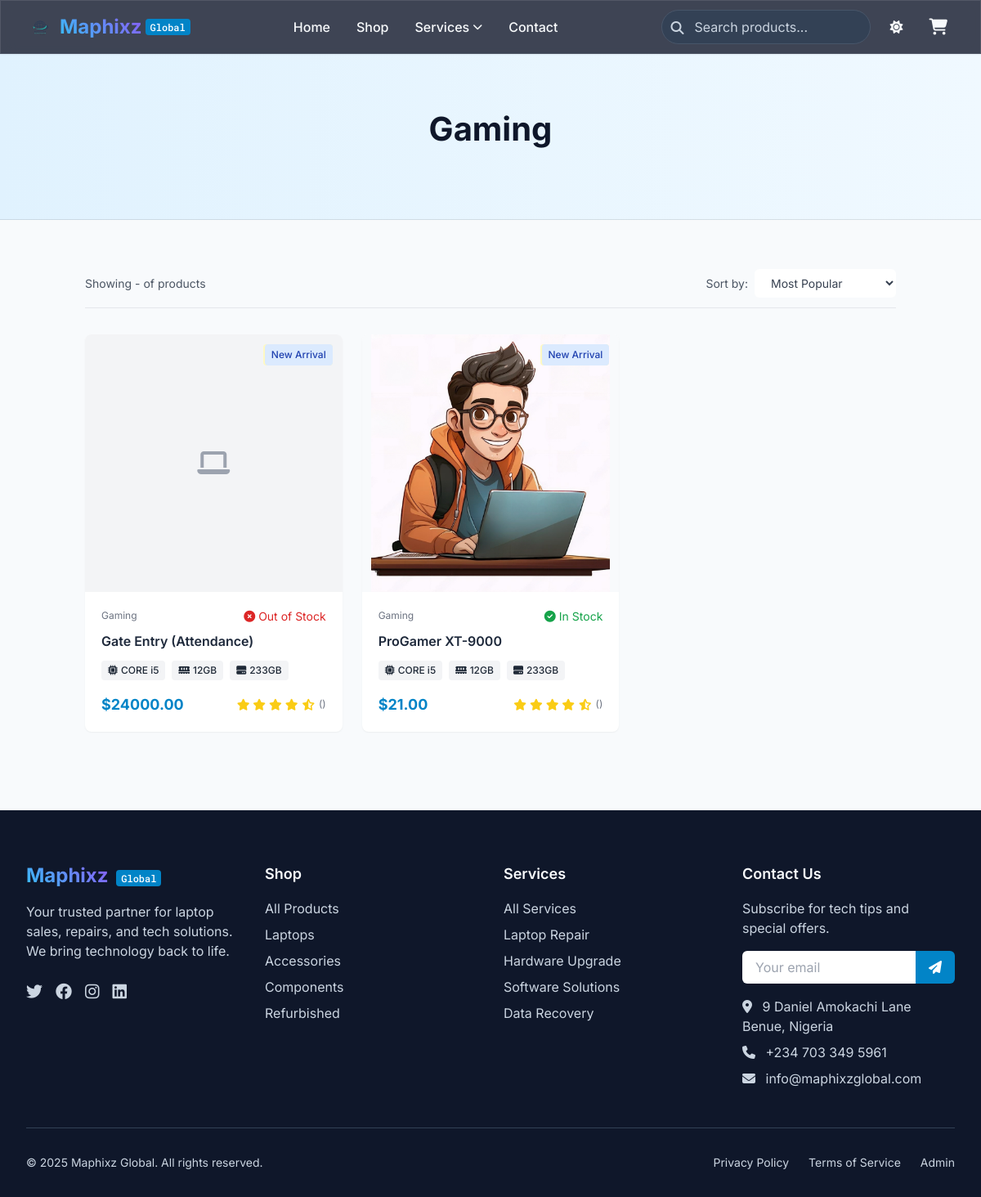
/category/game/ (signed in), run on the app's committed database.
### store/models.py (models this page shows, shortened)
class Category(models.Model):
    TYPE_CHOICES = [
        ('laptop', 'Laptop'),
        ('accessory', 'Accessory'),
        ('part', 'Component/Part'),
        ('service', 'Repair Service'),
    ]
    ICON_CHOICES = [
        ('laptop', 'fa-laptop'),
        ('desktop', 'fa-desktop'),
        ('mobile', 'fa-mobile-alt'),
        ('cpu', 'fa-microchip'),
        ('ram', 'fa-memory'),
        ('storage', 'fa-hdd'),
        ('repair', 'fa-tools'),
        ('accessory', 'fa-keyboard'),
    ]
    name = models.CharField(max_length=100, unique=True)
    slug = models.SlugField(max_length=100, unique=True)
    description = models.TextField(blank=True)
    category_type = models.CharField(
        max_length=20,
        choices=TYPE_CHOICES,
        default='laptop',
        help_text="Type of products in this category"
    )
    icon = models.CharField(
        max_length=20,
        choices=ICON_CHOICES,
        default='laptop',
        help_text="Icon to represent this category"
    )
    image = models.ImageField(
        upload_to='categories/',
        blank=True,
        null=True,
        help_text="Category banner image"
    )
    is_featured = models.BooleanField(
        default=False,
        help_text="Featured categories appear on homepage"
    )
    warranty_months = models.PositiveIntegerField(
        default=12,
        help_text="Default warranty period for products in this category (months)"
    )
    created_at = models.DateTimeField(auto_now_add=True)
    updated_at = models.DateTimeField(auto_now=True)
    class Meta:
        verbose_name_plural = "Categories"
        ordering = ['name']
        indexes = [
            models.Index(fields=['category_type']),
            models.Index(fields=['is_featured']),
        ]

class Product(models.Model):
    STOCK_CHOICES = [
        ('available', 'Available'),
        ('out_of_stock', 'Out of Stock'),
        ('sold_out', 'Sold Out'),
    ]
    CURRENCY_CHOICES = [
        ('USD', 'US Dollar'),
        ('NGN', 'Nigerian Naira'),
        ('GBP', 'British Pound'),
    ]
    id = models.UUIDField(primary_key=True, default=uuid.uuid4, editable=False)
    name = models.CharField(max_length=200)
    slug = models.SlugField(max_length=200, unique=True)
    category = models.ForeignKey(Category, related_name='products', on_delete=models.CASCADE)
    brand = models.CharField(max_length=100, blank=True)
    description = models.TextField()
    price = models.DecimalField(max_digits=10, decimal_places=2)
    discount_price = models.DecimalField(max_digits=10, decimal_places=2, blank=True, null=True)
    currency = models.CharField(max_length=3, choices=CURRENCY_CHOICES, default='USD')
    stock_status = models.CharField(max_length=20, choices=STOCK_CHOICES, default='available')
    stock_quantity = models.PositiveIntegerField(default=0)
    processor = models.CharField(max_length=100, blank=True)
    ram = models.CharField(max_length=50, blank=True)
    storage = models.CharField(max_length=100, blank=True)
    graphics = models.CharField(max_length=100, blank=True)
    display = models.CharField(max_length=100, blank=True)
    dimensions = models.CharField(max_length=100, blank=True)
    weight = models.CharField(max_length=50, blank=True)
    color = models.CharField(max_length=50, blank=True)
    operating_system = models.CharField(max_length=100, blank=True, null=True)
    warranty = models.PositiveIntegerField(
        blank=True,
        null=True,
        help_text="Warranty period in months (uses category default if empty)"
    )
    is_refurbished = models.BooleanField(default=False)
    is_new = models.BooleanField(default=True)
    image = models.ImageField(upload_to='products/', blank=True, null=True)
    video = models.FileField(upload_to='products/videos/', blank=True, null=True)
    featured = models.BooleanField(default=False)
    created_at = models.DateTimeField(auto_now_add=True)
    updated_at = models.DateTimeField(auto_now=True)
    class Meta:
        ordering = ['-created_at']
        indexes = [
            models.Index(fields=['stock_status']),
            models.Index(fields=['featured']),
            models.Index(fields=['-created_at']),
            models.Index(fields=['brand']),
            models.Index(fields=['is_refurbished']),
        ]

### store/views.py (the view)
# urls.py: path('category/<slug:slug>/', views.category_products, name='category_products'),
def category_products(request, slug):
    category = get_object_or_404(Category, slug=slug)
    products = Product.objects.filter(category=category)
    return render(request, 'store/category_products.html', {
        'category': category,
        'products': products
    })

### store/context_processors.py (called while the page is built)
def cart_context(request):
    cart = get_cart(request)
    return {
        'cart_count': cart.total_items,
        'cart_total': cart.total_price,
    }

### store/models.py (called while the page is built)
    @property
    def total_items(self):
        return sum(item.quantity for item in self.items.all())

    @property
    def total_price(self):
        return sum(item.subtotal for item in self.items.all())

### store/utils.py (called while the page is built)
def get_cart(request):
    if not request.session.session_key:
        request.session.create()
    cart, created = Cart.objects.get_or_create(
        session_key=request.session.session_key
    )
    return cart

### templates/store/category_products.html (shortened to what this page needs)
{% extends "base.html" %}
{% load static %}
{% block content %}
<section class="category-section dark:bg-dark-800">
    <div class="category-hero bg-gradient-to-r from-primary-100 to-primary-50 dark:from-dark-700 dark:to-dark-900">
        <div class="container mx-auto px-4 py-12 md:py-16">
            <div class="max-w-3xl mx-auto text-center">
                <h1 class="category-title text-dark-900 dark:text-light-100">{{ category.name }}</h1>
            </div>
        </div>
    </div>
    <div class="container mx-auto px-4 py-8 md:py-12">
        {% if products %}
        <div class="filter-bar border-b border-gray-200 dark:border-dark-600">
            <div class="filter-results text-gray-600 dark:text-light-400">
                Showing {{ products.start_index }}-{{ products.end_index }} of {{ products.paginator.count }} products
            </div>
            <div class="sort-options">
                <label for="sort" class="sort-label text-gray-600 dark:text-light-300">Sort by:</label>
                <select id="sort" class="sort-select bg-white dark:bg-dark-700 border-gray-300 dark:border-dark-600 text-gray-700 dark:text-light-300">
                    <option value="popular">Most Popular</option>
                </select>
            </div>
        </div>
        <div class="products-grid">
            {% for product in products %}
            <div class="product-card bg-white dark:bg-dark-700 shadow-sm hover:shadow-md dark:hover:shadow-dark-600">
                {% if product.featured %}
                <div class="product-badge featured-badge bg-yellow-100 dark:bg-yellow-900 text-yellow-800 dark:text-yellow-200">
                </div>
                {% endif %}
                {% if product.is_new %}
                <div class="product-badge new-badge bg-blue-100 dark:bg-blue-900 text-blue-800 dark:text-blue-200">
                    New Arrival
                </div>
                {% endif %}
                <div class="product-image-container">
                    <a href="{% url 'store:product_detail' product.slug %}">
                        {% if product.image %}
                        <img src="{{ product.image.url }}" alt="{{ product.name }}" class="product-image">
                        {% else %}
                        <div class="image-placeholder bg-gray-100 dark:bg-dark-600 text-gray-400 dark:text-dark-400">
                            <i class="fas fa-laptop"></i>
                        </div>
                        {% endif %}
                    </a>
                </div>
                <div class="product-info">
                    <div class="product-meta">
                        <span class="product-category text-gray-500 dark:text-light-500">{{ product.category.name }}</span>
                        <span class="stock-status stock-{{ product.stock_status }} text-sm">
                            {% if product.stock_status == 'available' %}
                            <i class="fas fa-check-circle"></i> In Stock
                            {% elif product.stock_status == 'out_of_stock' %}
                            <i class="fas fa-times-circle"></i> Out of Stock
                            {% else %}
                            <i class="fas fa-ban"></i> Sold Out
                            {% endif %}
                        </span>
                    </div>
                    <h3 class="product-title text-dark-800 dark:text-light-100">
                        <a href="{% url 'store:product_detail' product.slug %}">{{ product.name }}</a>
                    </h3>
                    <div class="tech-specs flex flex-wrap gap-2 my-2">
                        {% if product.processor %}
                        <span class="chip bg-gray-100 dark:bg-dark-600 text-gray-800 dark:text-light-300 text-xs px-2 py-1 rounded">
                            <i class="fas fa-microchip mr-1"></i> {{ product.processor }}
                        </span>
                        {% endif %}
                        {% if product.ram %}
                        <span class="chip bg-gray-100 dark:bg-dark-600 text-gray-800 dark:text-light-300 text-xs px-2 py-1 rounded">
                            <i class="fas fa-memory mr-1"></i> {{ product.ram }}
                        </span>
                        {% endif %}
                        {% if product.storage %}
                        <span class="chip bg-gray-100 dark:bg-dark-600 text-gray-800 dark:text-light-300 text-xs px-2 py-1 rounded">
                            <i class="fas fa-hdd mr-1"></i> {{ product.storage }}
                        </span>
                        {% endif %}
                    </div>
                    <div class="product-footer">
                        <div class="product-price">
                            <span class="current-price text-primary-600 dark:text-primary-400">${{ product.price }}</span>
                        </div>
                        <div class="product-rating">
                            <div class="stars text-yellow-400">
                                <i class="fas fa-star"></i>
                                <i class="fas fa-star"></i>
                                <i class="fas fa-star"></i>
                                <i class="fas fa-star"></i>
                                <i class="fas fa-star-half-alt"></i>
                            </div>
                            <span class="rating-count text-gray-500 dark:text-light-500">({{ product.review_count }})</span>
                        </div>
                    </div>
                </div>
            </div>
            {% endfor %}
        </div>
        {% endif %}
    </div>
</section>
{% endblock %}

### templates/base.html (style rules this page uses)
.chip { display: inline-flex; align-items: center; padding: 0.25rem 0.75rem; border-radius: 9999px; font-size: 0.75rem; font-weight: 500; line-height: 1; }

### templates/store/category_products.html (style rules this page uses)
.category-hero { border-bottom: 1px solid rgba(0, 0, 0, 0.1); dark:border-dark-600; }
.category-title { font-size: 2.5rem; font-weight: 700; margin-bottom: 1rem; }
.filter-bar { display: flex; justify-content: space-between; align-items: center; margin-bottom: 2rem; padding: 0.75rem 0; }
.filter-results { font-size: 0.875rem; }
.sort-options { display: flex; align-items: center; gap: 0.5rem; }
.sort-label { font-size: 0.875rem; }
.sort-select { padding: 0.5rem 1rem; border-radius: 0.375rem; font-size: 0.875rem; cursor: pointer; transition: all 0.2s; }
.products-grid { display: grid; grid-template-columns: repeat(auto-fill, minmax(280px, 1fr)); gap: 1.5rem; margin-bottom: 3rem; }
.product-card { border-radius: 0.5rem; overflow: hidden; transition: all 0.3s ease; position: relative; }
.product-badge { position: absolute; top: 0.75rem; right: 0.75rem; padding: 0.25rem 0.5rem; border-radius: 0.25rem; font-size: 0.75rem; font-weight: 500; z-index: 10; display: flex; align-items: center; gap: 0.25rem; }
.product-image-container { position: relative; height: 0; padding-bottom: 100%; overflow: hidden; }
.product-image { position: absolute; top: 0; left: 0; width: 100%; height: 100%; object-fit: contain; background-color: #f8fafc; dark:bg-dark-900; transition: transform 0.3s ease; }
.image-placeholder { position: absolute; top: 0; left: 0; width: 100%; height: 100%; display: flex; align-items: center; justify-content: center; }
.image-placeholder i { font-size: 2rem; }
.product-info { padding: 1.25rem; }
.product-meta { display: flex; justify-content: space-between; margin-bottom: 0.5rem; font-size: 0.75rem; }
.stock-status { display: flex; align-items: center; gap: 0.25rem; }
.stock-available { color: #16a34a; dark:text-green-400; }
.stock-out_of_stock { color: #dc2626; dark:text-red-400; }
.product-title { font-size: 1rem; font-weight: 600; margin-bottom: 0.75rem; }
.tech-specs { margin: 0.5rem 0; }
.chip { display: inline-flex; align-items: center; white-space: nowrap; }
.product-footer { display: flex; justify-content: space-between; align-items: center; margin-top: 1rem; }
.product-price { display: flex; flex-direction: column; }
.current-price { font-size: 1.125rem; font-weight: 700; }
.product-rating { display: flex; align-items: center; gap: 0.25rem; }
.stars { font-size: 0.875rem; }
.rating-count { font-size: 0.75rem; }

### data on the page
Category: name "Gaming"
Product: is_new "New Arrival", category.name "Gaming", stock_status "out_of_stock" (drawn), name "Gate Entry (Attendance)", processor "CORE i5", ram "12GB", storage "233GB", price "24000.00"
Product: is_new "New Arrival", image (picture), category.name "Gaming", stock_status "available" (drawn), name "ProGamer XT-9000", processor "CORE i5", ram "12GB", storage "233GB", price "21.00"
